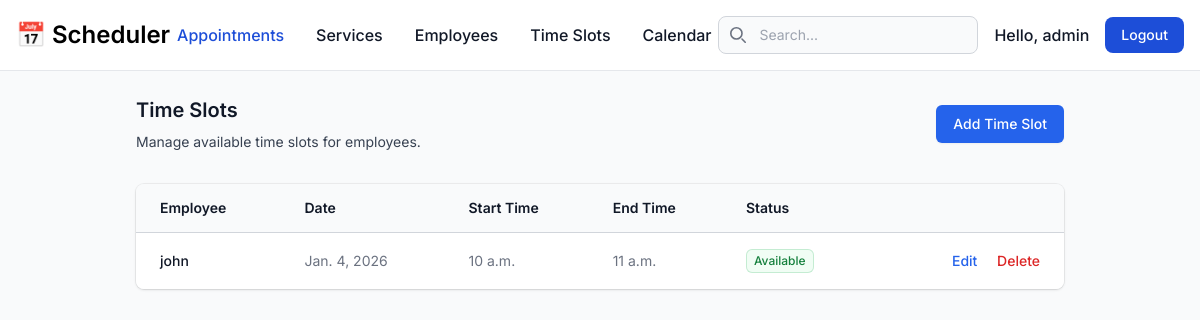
/appointments/timeslots/ (signed in), run on an earlier commit of the app's database.
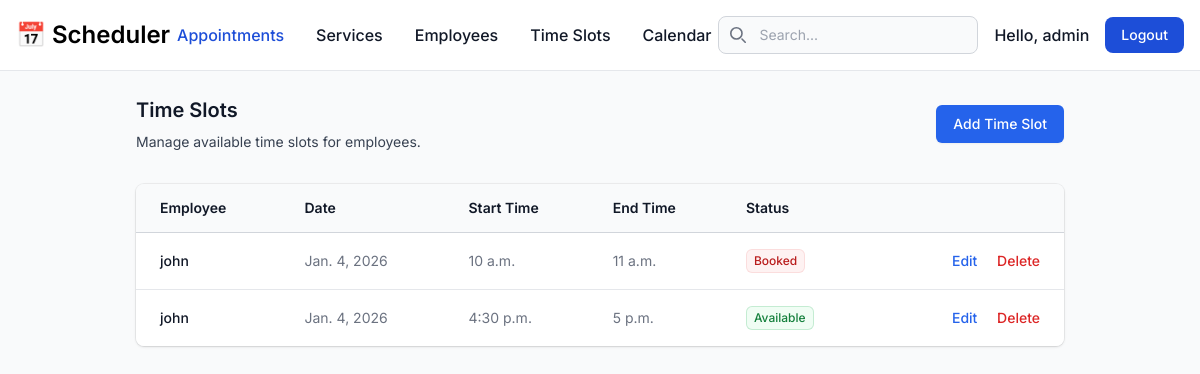
And on a later commit of the database.
### booking/models.py (models this page shows, shortened)
class TimeSlot(models.Model):
    employee = models.ForeignKey(Employee, on_delete=models.CASCADE, related_name='timeslots')
    date = models.DateField()
    start_time = models.TimeField()
    end_time = models.TimeField()
    is_available = models.BooleanField(default=True)
    is_booked = models.BooleanField(default=False)
    class Meta:
        unique_together = ('employee', 'date', 'start_time', 'end_time')

class Employee(models.Model):
    name = models.CharField(max_length=100)
    employee_id = models.IntegerField(null=True, blank=True)
    email = models.EmailField(unique=True)
    phone_number = models.CharField(max_length=20, blank=True, null=True)
    specialization = models.CharField(max_length=100)
    years_experience = models.IntegerField()
    bio = models.TextField()
    is_active = models.BooleanField(default=True)

### booking/views.py (the view)
# urls.py: path('timeslots/', TimeSlotListView.as_view(), name='timeslot-list'),
class TimeSlotListView(LoginRequiredMixin, ListView):
    model = TimeSlot
    context_object_name = 'timeslots'

### booking/templates/booking/timeslot_list.html (shortened to what the changed rows need)
{% extends 'base.html' %}
{% block content %}
<div class="px-4 sm:px-6 lg:px-8">
    <div class="sm:flex sm:items-center">
        <div class="sm:flex-auto">
            <h1 class="text-xl font-semibold text-gray-900 dark:text-white">Time Slots</h1>
        </div>
    </div>
    <div class="mt-8 flex flex-col">
        <div class="-my-2 -mx-4 overflow-x-auto sm:-mx-6 lg:-mx-8">
            <div class="inline-block min-w-full py-2 align-middle md:px-6 lg:px-8">
                <div class="overflow-hidden shadow ring-1 ring-black ring-opacity-5 md:rounded-lg">
                    <table class="min-w-full divide-y divide-gray-300 dark:divide-gray-700">
                        <thead class="bg-gray-50 dark:bg-gray-800">
                            <tr>
                                <th scope="col"
                                    class="py-3.5 pl-4 pr-3 text-left text-sm font-semibold text-gray-900 dark:text-white sm:pl-6">
                                    Employee</th>
                                <th scope="col"
                                    class="px-3 py-3.5 text-left text-sm font-semibold text-gray-900 dark:text-white">
                                    Date</th>
                                <th scope="col"
                                    class="px-3 py-3.5 text-left text-sm font-semibold text-gray-900 dark:text-white">
                                    Start Time</th>
                                <th scope="col"
                                    class="px-3 py-3.5 text-left text-sm font-semibold text-gray-900 dark:text-white">
                                    End Time</th>
                                <th scope="col"
                                    class="px-3 py-3.5 text-left text-sm font-semibold text-gray-900 dark:text-white">
                                    Status</th>
                                <th scope="col" class="relative py-3.5 pl-3 pr-4 sm:pr-6">
                                </th>
                            </tr>
                        </thead>
                        <tbody class="divide-y divide-gray-200 dark:divide-gray-700 bg-white dark:bg-gray-900">
                            {% for slot in timeslots %}
                            <tr>
                                <td
                                    class="whitespace-nowrap py-4 pl-4 pr-3 text-sm font-medium text-gray-900 dark:text-white sm:pl-6">
                                    {{ slot.employee.name }}</td>
                                <td class="whitespace-nowrap px-3 py-4 text-sm text-gray-500 dark:text-gray-400">
                                    {{ slot.date }}</td>
                                <td class="whitespace-nowrap px-3 py-4 text-sm text-gray-500 dark:text-gray-400">
                                    {{ slot.start_time }}</td>
                                <td class="whitespace-nowrap px-3 py-4 text-sm text-gray-500 dark:text-gray-400">
                                    {{ slot.end_time }}</td>
                                <td class="whitespace-nowrap px-3 py-4 text-sm text-gray-500 dark:text-gray-400">
                                    {% if slot.is_booked %}
                                    <span
                                        class="inline-flex items-center rounded-md bg-red-50 px-2 py-1 text-xs font-medium text-red-700 ring-1 ring-inset ring-red-600/10">Booked</span>
                                    {% else %}
                                    <span
                                        class="inline-flex items-center rounded-md bg-green-50 px-2 py-1 text-xs font-medium text-green-700 ring-1 ring-inset ring-green-600/20">Available</span>
                                    {% endif %}
                                </td>
                                <td
                                    class="relative whitespace-nowrap py-4 pl-3 pr-4 text-right text-sm font-medium sm:pr-6">
                                    <a href="{% url 'timeslot-update' slot.pk %}"
                                        class="text-blue-600 hover:text-blue-900 dark:text-blue-400 dark:hover:text-blue-300">Edit</a>
                                    <a href="{% url 'timeslot-delete' slot.pk %}"
                                        class="text-red-600 hover:text-red-900 ml-4 dark:text-red-400 dark:hover:text-red-300">Delete</a>
                                </td>
                            </tr>
                            {% empty %}
                            <tr>
                                <td colspan="6" class="text-center py-4 text-sm text-gray-500 dark:text-gray-400">No
                                    time slots found.</td>
                            </tr>
                            {% endfor %}
                        </tbody>
                    </table>
                </div>
            </div>
        </div>
    </div>
</div>
{% endblock %}

What changed in the data, as far as the page shows it:
changed TimeSlot (number 1 of 2 on the later page): is_booked "Available" → "Booked"
added TimeSlot: employee.name "john", date "Jan. 4, 2026", start_time "4:30 p.m.", end_time "5 p.m.", is_booked "Available"
